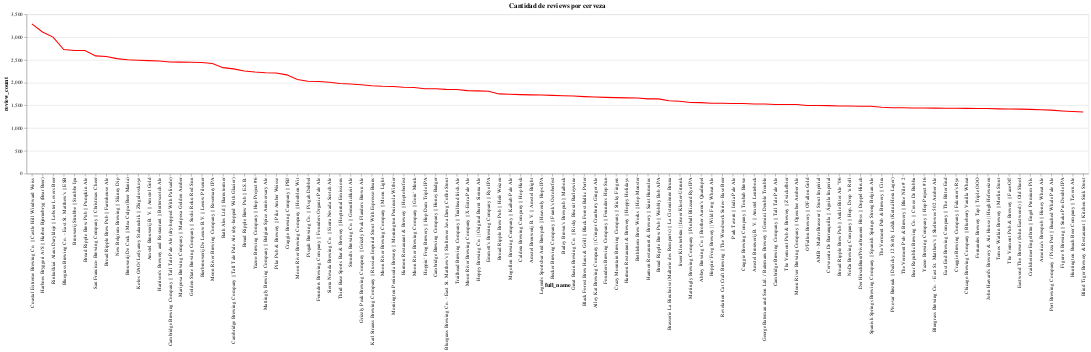

The code cell stored with this chart in its notebook:
### Code cell
df_beer_review_count = df_beer.merge(df_brewery, on='brewery_id')
df_beer_review_count['review_count'] = df_review.groupby('beer_beerid').size()
df_beer_review_count['full_name'] = df_beer_review_count['brewery_name'] + ' || ' + df_beer_review_count['beer_name']

print(f"Cervezas con una sola review: {len(df_beer_review_count[df_beer_review_count['review_count'] == 1])}")

alt.Chart(
    df_beer_review_count.sort_values('review_count', ascending=False).iloc[:100]
).mark_line(color='red').encode(
    x=alt.X(
        'full_name', 
        sort='-y', 
        # Esto es para que los nombres largos no se corten en el eje X.
        axis=alt.Axis(labelLimit=550)
    ),
    y='review_count',    
).properties(
    title='Cantidad de reviews por cerveza',    
).interactive()

### Figure 1 — Vega-Lite specification as saved in the notebook (floating-point values rounded to 4 significant figures)
{"config": {"view": {"continuousWidth": 400, "continuousHeight": 300}}, "data": {"name": "data-12292c6dcd29894cd3bc128053ed14ec"}, "mark": {"type": "line", "color": "red"}, "encoding": {"x": {"type": "nominal", "axis": {"labelLimit": 550}, "field": "full_name", "sort": "-y"}, "y": {"type": "quantitative", "field": "review_count"}}, "selection": {"selector006": {"type": "interval", "bind": "scales", "encodings": ["x", "y"]}}, "title": "Cantidad de reviews por cerveza", "$schema": "https://vega.github.io/schema/vega-lite/v4.8.1.json", "datasets": {"data-12292c6dcd29894cd3bc128053ed14ec": [{"brewery_id": 688, "beer_name": "Castle Hill Windward Weiss", "beer_style": "Hefeweizen", "beer_abv": null, "brewery_name": "Coastal Extreme Brewing Co.", "review_count": 3290.0, "full_name": "Coastal Extreme Brewing Co. || Castle Hill Windward Weiss"}, {"brewery_id": 1463, "beer_name": "Harboe Bjørnebryg (Bear Beer)", "beer_style": "Euro Pale Lager", "beer_abv": 4.9, "brewery_name": "Harboes Bryggeri A/S", "review_count": 3111.0, "full_name": "Harboes Bryggeri A/S || Harboe Bjørnebryg (Bear Beer)"}, {"brewery_id": 12224, "beer_name": "Lobster Lovers Beer", "beer_style": "Euro Strong Lager", "beer_abv": 9.5, "brewery_name": "Rinkuškiai Alaus Darykloje", "review_count": 3000.0, "full_name": "Rinkuškiai Alaus Darykloje || Lobster Lovers Beer"}, {"brewery_id": 395, "beer_name": "ESB", "beer_style": "Extra Special / Strong Bitter (ESB)", "beer_abv": 6.3, "brewery_name": "Bluegrass Brewing Co. - East St. Matthew's", "review_count": 2728.0, "full_name": "Bluegrass Brewing Co. - East St. Matthew's || ESB"}, {"brewery_id": 2299, "beer_name": "Strubbe Ipa", "beer_style": "Belgian IPA", "beer_abv": 7.9, "brewery_name": "Brouwerij Strubbe", "review_count": 2704.0, "full_name": "Brouwerij Strubbe || Strubbe Ipa"}, {"brewery_id": 1454, "beer_name": "Pumpkin Ale", "beer_style": "Pumpkin Ale", "beer_abv": 4.5, "brewery_name": "Broad Ripple Brew Pub", "review_count": 2704.0, "full_name": "Broad Ripple Brew Pub || Pumpkin Ale"}, {"brewery_id": 3207, "beer_name": "Christmas Cheer", "beer_style": "Winter Warmer", "beer_abv": null, "brewery_name": "San Francisco Brewing Company", "review_count": 2587.0, "full_name": "San Francisco Brewing Company || Christmas Cheer"}, {"brewery_id": 1454, "beer_name": "Farmhouse Ale", "beer_style": "Saison / Farmhouse Ale", "beer_abv": 5.9, "brewery_name": "Broad Ripple Brew Pub", "review_count": 2575.0, "full_name": "Broad Ripple Brew Pub || Farmhouse Ale"}, {"brewery_id": 192, "beer_name": "Skinny Dip", "beer_style": "American Blonde Ale", "beer_abv": 4.2, "brewery_name": "New Belgium Brewing", "review_count": 2527.0, "full_name": "New Belgium Brewing || Skinny Dip"}, {"brewery_id": 4285, "beer_name": "Mea Culpa (Beer Mania)", "beer_style": "Belgian Pale Ale", "beer_abv": 6.5, "brewery_name": "Brouwerij De Cock", "review_count": 2502.0, "full_name": "Brouwerij De Cock || Mea Culpa (Beer Mania)"}, {"brewery_id": 5430, "beer_name": "Zhigulovskoye", "beer_style": "Euro Pale Lager", "beer_abv": 4.0, "brewery_name": "Kolos OAO/ Ledyanoy Stakanchik", "review_count": 2492.0, "full_name": "Kolos OAO/ Ledyanoy Stakanchik || Zhigulovskoye"}, {"brewery_id": 163, "beer_name": "Amstel Gold", "beer_style": "Dortmunder / Export Lager", "beer_abv": 7.0, "brewery_name": "Amstel Brouwerij B. V.", "review_count": 2483.0, "full_name": "Amstel Brouwerij B. V. || Amstel Gold"}, {"brewery_id": 1149, "beer_name": "Butterscotch Ale", "beer_style": "American Brown Ale", "beer_abv": null, "brewery_name": "Harrison's Brewery and Restaurant", "review_count": 2475.0, "full_name": "Harrison's Brewery and Restaurant || Butterscotch Ale"}, {"brewery_id": 14, "beer_name": "Tall Tale Pale Ale (dry-hopped With Palisade)", "beer_style": "American Pale Ale (APA)", "beer_abv": 6.0, "brewery_name": "Cambridge Brewing Company", "review_count": 2452.0, "full_name": "Cambridge Brewing Company || Tall Tale Pale Ale (dry-hopped With Palisade)"}, {"brewery_id": 19380, "beer_name": "Mariposa Golden Amber", "beer_style": "American Amber / Red Ale", "beer_abv": null, "brewery_name": "Mariposa Brewing Company", "review_count": 2450.0, "full_name": "Mariposa Brewing Company || Mariposa Golden Amber"}, {"brewery_id": 10912, "beer_name": "Sushi Roku Red Sun", "beer_style": "Japanese Rice Lager", "beer_abv": null, "brewery_name": "Golden State Brewing Company", "review_count": 2447.0, "full_name": "Golden State Brewing Company || Sushi Roku Red Sun"}, {"brewery_id": 518, "beer_name": "Leeuw Pilsener", "beer_style": "Euro Pale Lager", "beer_abv": 5.0, "brewery_name": "Bierbrouwerij De Leeuw B.V.", "review_count": 2443.0, "full_name": "Bierbrouwerij De Leeuw B.V. || Leeuw Pilsener"}, {"brewery_id": 850, "beer_name": "Rosemary IPA", "beer_style": "American IPA", "beer_abv": 5.8, "brewery_name": "Moon River Brewing Company", "review_count": 2418.0, "full_name": "Moon River Brewing Company || Rosemary IPA"}, {"brewery_id": 5049, "beer_name": "Barnstormer", "beer_style": "English Bitter", "beer_abv": 4.5, "brewery_name": "Bath Ales Ltd", "review_count": 2329.0, "full_name": "Bath Ales Ltd || Barnstormer"}, {"brewery_id": 14, "beer_name": "Tall Tale Pale Ale (dry-hopped With Glacier)", "beer_style": "American Pale Ale (APA)", "beer_abv": 5.7, "brewery_name": "Cambridge Brewing Company", "review_count": 2302.0, "full_name": "Cambridge Brewing Company || Tall Tale Pale Ale (dry-hopped With Glacier)"}, {"brewery_id": 1454, "beer_name": "E.S.B.", "beer_style": "Extra Special / Strong Bitter (ESB)", "beer_abv": 5.6, "brewery_name": "Broad Ripple Brew Pub", "review_count": 2257.0, "full_name": "Broad Ripple Brew Pub || E.S.B."}, {"brewery_id": 9020, "beer_name": "Hop Project #6", "beer_style": "American IPA", "beer_abv": null, "brewery_name": "Yazoo Brewing Company", "review_count": 2234.0, "full_name": "Yazoo Brewing Company || Hop Project #6"}, {"brewery_id": 17285, "beer_name": "Belgian Spice Anniversary Ale", "beer_style": "Herbed / Spiced Beer", "beer_abv": null, "brewery_name": "Mattingly Brewing Company", "review_count": 2217.0, "full_name": "Mattingly Brewing Company || Belgian Spice Anniversary Ale"}, {"brewery_id": 365, "beer_name": "Pike Amber Weisse", "beer_style": "Hefeweizen", "beer_abv": null, "brewery_name": "Pike Pub & Brewery", "review_count": 2210.0, "full_name": "Pike Pub & Brewery || Pike Amber Weisse"}, {"brewery_id": 21841, "beer_name": "PBJ", "beer_style": "Belgian Dark Ale", "beer_abv": null, "brewery_name": "Craggie Brewing Company", "review_count": 2170.0, "full_name": "Craggie Brewing Company || PBJ"}, {"brewery_id": 850, "beer_name": "Houblon Wit", "beer_style": "Witbier", "beer_abv": 5.8, "brewery_name": "Moon River Brewing Company", "review_count": 2070.0, "full_name": "Moon River Brewing Company || Houblon Wit"}, {"brewery_id": 10153, "beer_name": "Pisgah Dubbel", "beer_style": "Dubbel", "beer_abv": 7.8, "brewery_name": "Pisgah Brewing Co.", "review_count": 2029.0, "full_name": "Pisgah Brewing Co. || Pisgah Dubbel"}, {"brewery_id": 1199, "beer_name": "Founders Organic Pale Ale", "beer_style": "American Pale Ale (APA)", "beer_abv": null, "brewery_name": "Founders Brewing Company", "review_count": 2025.0, "full_name": "Founders Brewing Company || Founders Organic Pale Ale"}, {"brewery_id": 140, "beer_name": "Sierra Nevada Scotch Ale", "beer_style": "Scotch Ale / Wee Heavy", "beer_abv": null, "brewery_name": "Sierra Nevada Brewing Co.", "review_count": 2009.0, "full_name": "Sierra Nevada Brewing Co. || Sierra Nevada Scotch Ale"}, {"brewery_id": 2188, "beer_name": "Hopturnal Emissions", "beer_style": "American Double / Imperial IPA", "beer_abv": 9.0, "brewery_name": "Third Base Sports Bar & Brewery", "review_count": 1981.0, "full_name": "Third Base Sports Bar & Brewery || Hopturnal Emissions"}, {"brewery_id": 394, "beer_name": "Gemutlichkeit Ale", "beer_style": "American Pale Ale (APA)", "beer_abv": 6.8, "brewery_name": "Stoudts Brewing Co.", "review_count": 1971.0, "full_name": "Stoudts Brewing Co. || Gemutlichkeit Ale"}, {"brewery_id": 1106, "beer_name": "Grizzly Peak Flanders Brown Ale", "beer_style": "English Brown Ale", "beer_abv": null, "brewery_name": "Grizzly Peak Brewing Company", "review_count": 1955.0, "full_name": "Grizzly Peak Brewing Company || Grizzly Peak Flanders Brown Ale"}, {"brewery_id": 4146, "beer_name": "Russian Imperial Stout With Espresso Beans", "beer_style": "American Double / Imperial Stout", "beer_abv": 9.0, "brewery_name": "Karl Strauss Brewing Company", "review_count": 1932.0, "full_name": "Karl Strauss Brewing Company || Russian Imperial Stout With Espresso Beans"}, {"brewery_id": 850, "beer_name": "Moon Light", "beer_style": "Czech Pilsener", "beer_abv": null, "brewery_name": "Moon River Brewing Company", "review_count": 1919.0, "full_name": "Moon River Brewing Company || Moon Light"}, {"brewery_id": 24486, "beer_name": "Mornington Peninsula Witbier", "beer_style": "Witbier", "beer_abv": 4.7, "brewery_name": "Mornington Peninsula Brewery", "review_count": 1913.0, "full_name": "Mornington Peninsula Brewery || Mornington Peninsula Witbier"}, {"brewery_id": 1386, "beer_name": "Hoptoberfest", "beer_style": "American IPA", "beer_abv": null, "brewery_name": "Harmon Restaurant & Brewery", "review_count": 1899.0, "full_name": "Harmon Restaurant & Brewery || Hoptoberfest"}, {"brewery_id": 850, "beer_name": "Goin' Monk", "beer_style": "Belgian Pale Ale", "beer_abv": null, "brewery_name": "Moon River Brewing Company", "review_count": 1893.0, "full_name": "Moon River Brewing Company || Goin' Monk"}, {"brewery_id": 14879, "beer_name": "Hop Dam Triple IPA", "beer_style": "American Double / Imperial IPA", "beer_abv": 10.0, "brewery_name": "Hoppin' Frog Brewery", "review_count": 1866.0, "full_name": "Hoppin' Frog Brewery || Hop Dam Triple IPA"}, {"brewery_id": 14, "beer_name": "Honey Badger", "beer_style": "Lambic - Unblended", "beer_abv": 10.0, "brewery_name": "Cambridge Brewing Company", "review_count": 1863.0, "full_name": "Cambridge Brewing Company || Honey Badger"}, {"brewery_id": 395, "beer_name": "Sheltowee Java Dawg Coffee Stout", "beer_style": "American Stout", "beer_abv": 5.3, "brewery_name": "Bluegrass Brewing Co. - East St. Matthew's", "review_count": 1851.0, "full_name": "Bluegrass Brewing Co. - East St. Matthew's || Sheltowee Java Dawg Coffee Stout"}, {"brewery_id": 582, "beer_name": "Trailhead Irish Ale", "beer_style": "Irish Red Ale", "beer_abv": null, "brewery_name": "Trailhead Brewing Company", "review_count": 1848.0, "full_name": "Trailhead Brewing Company || Trailhead Irish Ale"}, {"brewery_id": 850, "beer_name": "X-Extra Pale Ale", "beer_style": "American Pale Ale (APA)", "beer_abv": 4.2, "brewery_name": "Moon River Brewing Company", "review_count": 1824.0, "full_name": "Moon River Brewing Company || X-Extra Pale Ale"}, {"brewery_id": 3448, "beer_name": "Original Burnt Sienna Ale", "beer_style": "Smoked Beer", "beer_abv": 6.9, "brewery_name": "Hoppy Brewing Co.", "review_count": 1818.0, "full_name": "Hoppy Brewing Co. || Original Burnt Sienna Ale"}, {"brewery_id": 12003, "beer_name": "Rye IPA", "beer_style": "Rye Beer", "beer_abv": null, "brewery_name": "Emmett's Brewing Company", "review_count": 1810.0, "full_name": "Emmett's Brewing Company || Rye IPA"}, {"brewery_id": 1454, "beer_name": "Hefe Weizen", "beer_style": "Hefeweizen", "beer_abv": 4.5, "brewery_name": "Broad Ripple Brew Pub", "review_count": 1752.0, "full_name": "Broad Ripple Brew Pub || Hefe Weizen"}, {"brewery_id": 2200, "beer_name": "Kaibab Pale Ale", "beer_style": "American Pale Ale (APA)", "beer_abv": null, "brewery_name": "Mogollon Brewing Company", "review_count": 1745.0, "full_name": "Mogollon Brewing Company || Kaibab Pale Ale"}, {"brewery_id": 1075, "beer_name": "Hop Hash", "beer_style": "American Pale Ale (APA)", "beer_abv": 7.0, "brewery_name": "Caldera Brewing Company", "review_count": 1736.0, "full_name": "Caldera Brewing Company || Hop Hash"}, {"brewery_id": 163, "beer_name": "Amstel Bright", "beer_style": "Euro Pale Lager", "beer_abv": 5.0, "brewery_name": "Amstel Brouwerij B. V.", "review_count": 1730.0, "full_name": "Amstel Brouwerij B. V. || Amstel Bright"}, {"brewery_id": 16892, "beer_name": "Heavenly Hops IPA", "beer_style": "American IPA", "beer_abv": 6.0, "brewery_name": "Legends Sportsbar And Brewpub", "review_count": 1729.0, "full_name": "Legends Sportsbar And Brewpub || Heavenly Hops IPA"}, {"brewery_id": 20988, "beer_name": "Frank's Octoberfest", "beer_style": "Märzen / Oktoberfest", "beer_abv": 6.0, "brewery_name": "Becker Brewing Company", "review_count": 1719.0, "full_name": "Becker Brewing Company || Frank's Octoberfest"}, {"brewery_id": 5077, "beer_name": "Maibock", "beer_style": "Maibock / Helles Bock", "beer_abv": null, "brewery_name": "Barley Brown's Brewpub", "review_count": 1710.0, "full_name": "Barley Brown's Brewpub || Maibock"}, {"brewery_id": 2310, "beer_name": "Risky Biscuit Barleywine", "beer_style": "American Barleywine", "beer_abv": 9.8, "brewery_name": "Great Basin Brewing Co.", "review_count": 1704.0, "full_name": "Great Basin Brewing Co. || Risky Biscuit Barleywine"}, {"brewery_id": 5500, "beer_name": "Black Forest Baltic Porter", "beer_style": "Baltic Porter", "beer_abv": 9.0, "brewery_name": "Black Forest Brew Haus & Grill", "review_count": 1692.0, "full_name": "Black Forest Brew Haus & Grill || Black Forest Baltic Porter"}, {"brewery_id": 711, "beer_name": "Cringer Cranberry Ginger Ale", "beer_style": "Herbed / Spiced Beer", "beer_abv": 4.8, "brewery_name": "Alley Kat Brewing Company", "review_count": 1683.0, "full_name": "Alley Kat Brewing Company || Cringer Cranberry Ginger Ale"}, {"brewery_id": 1199, "beer_name": "Founders Hop Sun", "beer_style": "American Pale Wheat Ale", "beer_abv": 6.5, "brewery_name": "Founders Brewing Company", "review_count": 1675.0, "full_name": "Founders Brewing Company || Founders Hop Sun"}, {"brewery_id": 23315, "beer_name": "Sticky Fingers", "beer_style": "American Pale Ale (APA)", "beer_abv": null, "brewery_name": "Crazy Mountain Brewing Company", "review_count": 1670.0, "full_name": "Crazy Mountain Brewing Company || Sticky Fingers"}, {"brewery_id": 1386, "beer_name": "Hoppy Holidays", "beer_style": "American Double / Imperial IPA", "beer_abv": 7.5, "brewery_name": "Harmon Restaurant & Brewery", "review_count": 1665.0, "full_name": "Harmon Restaurant & Brewery || Hoppy Holidays"}, {"brewery_id": 1636, "beer_name": "Hop Monster", "beer_style": "American Double / Imperial IPA", "beer_abv": 10.5, "brewery_name": "Bethlehem Brew Works", "review_count": 1661.0, "full_name": "Bethlehem Brew Works || Hop Monster"}, {"brewery_id": 1386, "beer_name": "Saint Humulus", "beer_style": "Belgian IPA", "beer_abv": null, "brewery_name": "Harmon Restaurant & Brewery", "review_count": 1643.0, "full_name": "Harmon Restaurant & Brewery || Saint Humulus"}, {"brewery_id": 1454, "beer_name": "Wobbly Bob APA", "beer_style": "American Pale Ale (APA)", "beer_abv": 5.5, "brewery_name": "Broad Ripple Brew Pub", "review_count": 1643.0, "full_name": "Broad Ripple Brew Pub || Wobbly Bob APA"}, {"brewery_id": 3282, "beer_name": "La Cisterciènne Bruna", "beer_style": "Dubbel", "beer_abv": 8.2, "brewery_name": "Brasserie La Binchoise (Malterie des Remparts)", "review_count": 1600.0, "full_name": "Brasserie La Binchoise (Malterie des Remparts) || La Cisterciènne Bruna"}, {"brewery_id": 1798, "beer_name": "Irseer Kloster-Urtrunk", "beer_style": "Keller Bier / Zwickel Bier", "beer_abv": 5.6, "brewery_name": "Irseer Klosterbräu", "review_count": 1589.0, "full_name": "Irseer Klosterbräu || Irseer Kloster-Urtrunk"}, {"brewery_id": 17285, "beer_name": "Pinball Blizzard Rye IPA", "beer_style": "Rye Beer", "beer_abv": null, "brewery_name": "Mattingly Brewing Company", "review_count": 1561.0, "full_name": "Mattingly Brewing Company || Pinball Blizzard Rye IPA"}, {"brewery_id": 1765, "beer_name": "Brother Aaron's Quadrupel", "beer_style": "Quadrupel (Quad)", "beer_abv": 10.5, "brewery_name": "Abbey Brewing Co.", "review_count": 1560.0, "full_name": "Abbey Brewing Co. || Brother Aaron's Quadrupel"}, {"brewery_id": 14879, "beer_name": "Wild Frog Wheat Ale", "beer_style": "Hefeweizen", "beer_abv": 6.0, "brewery_name": "Hoppin' Frog Brewery", "review_count": 1546.0, "full_name": "Hoppin' Frog Brewery || Wild Frog Wheat Ale"}, {"brewery_id": 23030, "beer_name": "The Woodwork Series- Base Beer", "beer_style": "American Double / Imperial IPA", "beer_abv": 11.0, "brewery_name": "Revelation Cat Craft Brewing", "review_count": 1545.0, "full_name": "Revelation Cat Craft Brewing || The Woodwork Series- Base Beer"}, {"brewery_id": 1131, "beer_name": "India Pale Ale", "beer_style": "American IPA", "beer_abv": 6.5, "brewery_name": "Park Tavern", "review_count": 1540.0, "full_name": "Park Tavern || India Pale Ale"}, {"brewery_id": 21841, "beer_name": "Toubab Brewe", "beer_style": "Keller Bier / Zwickel Bier", "beer_abv": 4.2, "brewery_name": "Craggie Brewing Company", "review_count": 1539.0, "full_name": "Craggie Brewing Company || Toubab Brewe"}, {"brewery_id": 163, "beer_name": "Amstel Lentebock", "beer_style": "Maibock / Helles Bock", "beer_abv": null, "brewery_name": "Amstel Brouwerij B. V.", "review_count": 1531.0, "full_name": "Amstel Brouwerij B. V. || Amstel Lentebock"}, {"brewery_id": 807, "beer_name": "Gemini Double Trouble", "beer_style": "English Bitter", "beer_abv": 4.9, "brewery_name": "George Bateman and Son Ltd. / Batemans Brewery", "review_count": 1528.0, "full_name": "George Bateman and Son Ltd. / Batemans Brewery || Gemini Double Trouble"}, {"brewery_id": 14, "beer_name": "Tall Tale Pale Ale", "beer_style": "American Pale Ale (APA)", "beer_abv": 5.9, "brewery_name": "Cambridge Brewing Company", "review_count": 1520.0, "full_name": "Cambridge Brewing Company || Tall Tale Pale Ale"}, {"brewery_id": 860, "beer_name": "Zwickelbier", "beer_style": "Keller Bier / Zwickel Bier", "beer_abv": null, "brewery_name": "The Vermont Pub & Brewery", "review_count": 1517.0, "full_name": "The Vermont Pub & Brewery || Zwickelbier"}, {"brewery_id": 850, "beer_name": "Ogeechee Amber Ale", "beer_style": "American Amber / Red Ale", "beer_abv": 4.2, "brewery_name": "Moon River Brewing Company", "review_count": 1517.0, "full_name": "Moon River Brewing Company || Ogeechee Amber Ale"}, {"brewery_id": 3268, "beer_name": "O'Fallon Gold", "beer_style": "American Blonde Ale", "beer_abv": null, "brewery_name": "O'Fallon Brewery", "review_count": 1498.0, "full_name": "O'Fallon Brewery || O'Fallon Gold"}, {"brewery_id": 14319, "beer_name": "Stout Impérial", "beer_style": "Russian Imperial Stout", "beer_abv": 7.5, "brewery_name": "AMB - Maître Brasseur", "review_count": 1497.0, "full_name": "AMB - Maître Brasseur || Stout Impérial"}, {"brewery_id": 2924, "beer_name": "Águila Imperial", "beer_style": "American Adjunct Lager", "beer_abv": 6.0, "brewery_name": "Cervecería De Barranquilla", "review_count": 1494.0, "full_name": "Cervecería De Barranquilla || Águila Imperial"}, {"brewery_id": 1454, "beer_name": "Ankle Biter Ale \"06", "beer_style": "English Barleywine", "beer_abv": null, "brewery_name": "Broad Ripple Brew Pub", "review_count": 1487.0, "full_name": "Broad Ripple Brew Pub || Ankle Biter Ale \"06"}, {"brewery_id": 26990, "beer_name": "Hop, Drop ‘n Roll", "beer_style": "American IPA", "beer_abv": 7.2, "brewery_name": "NoDa Brewing Company", "review_count": 1485.0, "full_name": "NoDa Brewing Company || Hop, Drop ‘n Roll"}, {"brewery_id": 620, "beer_name": "Doppel-Hirsch", "beer_style": "Doppelbock", "beer_abv": 7.2, "brewery_name": "Der HirschBrau/Privatbrauerei Höss", "review_count": 1482.0, "full_name": "Der HirschBrau/Privatbrauerei Höss || Doppel-Hirsch"}, {"brewery_id": 1616, "beer_name": "Spanish Springs Strong Belgian Ale", "beer_style": "Belgian Strong Dark Ale", "beer_abv": 11.0, "brewery_name": "Spanish Springs Brewing Company", "review_count": 1481.0, "full_name": "Spanish Springs Brewing Company || Spanish Springs Strong Belgian Ale"}, {"brewery_id": 860, "beer_name": "Citra", "beer_style": "American IPA", "beer_abv": null, "brewery_name": "The Vermont Pub & Brewery", "review_count": 1460.0, "full_name": "The Vermont Pub & Brewery || Citra"}, {"brewery_id": 4103, "beer_name": "Dačicky 12 Svêtly Ležák (Kutná Hora Lager)", "beer_style": "Euro Pale Lager", "beer_abv": 5.0, "brewery_name": "Pivovar Breznak", "review_count": 1447.0, "full_name": "Pivovar Breznak || Dačicky 12 Svêtly Ležák (Kutná Hora Lager)"}, {"brewery_id": 860, "beer_name": "Blue Nile # 2", "beer_style": "Herbed / Spiced Beer", "beer_abv": null, "brewery_name": "The Vermont Pub & Brewery", "review_count": 1446.0, "full_name": "The Vermont Pub & Brewery || Blue Nile # 2"}, {"brewery_id": 610, "beer_name": "Cuvee De Bubba", "beer_style": "American Wild Ale", "beer_abv": null, "brewery_name": "Bear Republic Brewing Co.", "review_count": 1444.0, "full_name": "Bear Republic Brewing Co. || Cuvee De Bubba"}, {"brewery_id": 9020, "beer_name": "Hop Project #16", "beer_style": "American IPA", "beer_abv": null, "brewery_name": "Yazoo Brewing Company", "review_count": 1442.0, "full_name": "Yazoo Brewing Company || Hop Project #16"}, {"brewery_id": 395, "beer_name": "Sheltowee 502 Amber Ale", "beer_style": "American Amber / Red Ale", "beer_abv": 5.0, "brewery_name": "Bluegrass Brewing Co. - East St. Matthew's", "review_count": 1440.0, "full_name": "Bluegrass Brewing Co. - East St. Matthew's || Sheltowee 502 Amber Ale"}, {"brewery_id": 10485, "beer_name": "The Bitter End", "beer_style": "American Pale Ale (APA)", "beer_abv": 3.8, "brewery_name": "East End Brewing Company", "review_count": 1438.0, "full_name": "East End Brewing Company || The Bitter End"}, {"brewery_id": 21841, "beer_name": "Falconer's Rye", "beer_style": "Roggenbier", "beer_abv": null, "brewery_name": "Craggie Brewing Company", "review_count": 1436.0, "full_name": "Craggie Brewing Company || Falconer's Rye"}, {"brewery_id": 2308, "beer_name": "Blueberry Vanilla Wheat", "beer_style": "Fruit / Vegetable Beer", "beer_abv": 4.5, "brewery_name": "Chicago Brewing Company", "review_count": 1434.0, "full_name": "Chicago Brewing Company || Blueberry Vanilla Wheat"}, {"brewery_id": 2600, "beer_name": "Triple OOO", "beer_style": "English Bitter", "beer_abv": 3.9, "brewery_name": "Fernandes Brewery Tap", "review_count": 1433.0, "full_name": "Fernandes Brewery Tap || Triple OOO"}, {"brewery_id": 1548, "beer_name": "Hugh Hefeweizen", "beer_style": "Hefeweizen", "beer_abv": null, "brewery_name": "John Harvard's Brewery & Ale House", "review_count": 1430.0, "full_name": "John Harvard's Brewery & Ale House || Hugh Hefeweizen"}, {"brewery_id": 8405, "beer_name": "Merlin Stout", "beer_style": "English Stout", "beer_abv": 4.2, "brewery_name": "Tomos Watkin Brewery", "review_count": 1423.0, "full_name": "Tomos Watkin Brewery || Merlin Stout"}, {"brewery_id": 860, "beer_name": "Face-Off", "beer_style": "American Pale Ale (APA)", "beer_abv": null, "brewery_name": "The Vermont Pub & Brewery", "review_count": 1420.0, "full_name": "The Vermont Pub & Brewery || Face-Off"}, {"brewery_id": 13956, "beer_name": "Old Skool", "beer_style": "English Bitter", "beer_abv": 5.0, "brewery_name": "Eastwood The Brewer (John Eastwood)", "review_count": 1417.0, "full_name": "Eastwood The Brewer (John Eastwood) || Old Skool"}, {"brewery_id": 4216, "beer_name": "Engel Premium Pils", "beer_style": "German Pilsener", "beer_abv": 4.9, "brewery_name": "Crailsheimer Engelbräu", "review_count": 1412.0, "full_name": "Crailsheimer Engelbräu || Engel Premium Pils"}, {"brewery_id": 2830, "beer_name": "Honey Wheat Ale", "beer_style": "American Pale Wheat Ale", "beer_abv": 4.7, "brewery_name": "America's Brewpub", "review_count": 1405.0, "full_name": "America's Brewpub || Honey Wheat Ale"}, {"brewery_id": 5318, "beer_name": "Beached Whale Pale Ale", "beer_style": "American Pale Ale (APA)", "beer_abv": null, "brewery_name": "Port Brewing Company / Pizza Port", "review_count": 1395.0, "full_name": "Port Brewing Company / Pizza Port || Beached Whale Pale Ale"}, {"brewery_id": 22319, "beer_name": "Snake Pro Double IPA", "beer_style": "American Double / Imperial IPA", "beer_abv": 8.0, "brewery_name": "Figure 8 Brewing", "review_count": 1378.0, "full_name": "Figure 8 Brewing || Snake Pro Double IPA"}, {"brewery_id": 2195, "beer_name": "Tavern Ale", "beer_style": "American Pale Ale (APA)", "beer_abv": 5.9, "brewery_name": "Huntington Beach Beer Company", "review_count": 1366.0, "full_name": "Huntington Beach Beer Company || Tavern Ale"}, {"brewery_id": 1334, "beer_name": "Kitchen Sink Stout", "beer_style": "American Stout", "beer_abv": null, "brewery_name": "Blind Tiger Brewery & Restaurant", "review_count": 1356.0, "full_name": "Blind Tiger Brewery & Restaurant || Kitchen Sink Stout"}]}}
